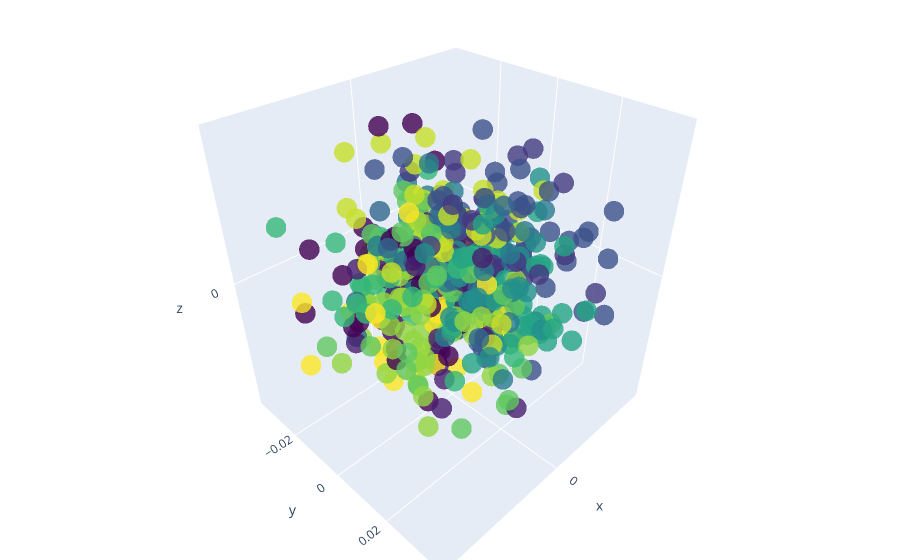

Here is the notebook cell this chart was saved with:
### Code cell
# Use PCA to reduce the dimensionality of the word vectors to 3D
pca = PCA(n_components=3)
word_vectors_3d = pca.fit_transform(word_vectors)

# Create a DataFrame with the 3D word vectors and their corresponding words and cluster labels
df = pd.DataFrame(word_vectors_3d, columns=['Component 1', 'Component 2', 'Component 3'])
df['Word'] = model.wv.index_to_key
df['Cluster Label'] = cluster_labels

# Create a 3D scatter plot of the word vectors, colored by their cluster labels, and with hover text for the words
fig = go.Figure(data=[go.Scatter3d(
    x=df['Component 1'],
    y=df['Component 2'],
    z=df['Component 3'],
    mode='markers',
    marker=dict(
        size=12,
        color=df['Cluster Label'],                # set color to an array/list of desired values
        colorscale='Viridis',   # choose a colorscale
        opacity=0.8
    ),
    text=df['Word']
)])

# tight layout
fig.update_layout(margin=dict(l=0, r=0, b=0, t=0))
fig.show()

### Figure 1 — Plotly figure (JSON) as saved in the notebook; plotly's stock layout.template omitted (floating-point values rounded to 4 significant figures; data arrays with more than 128 entries replaced by an {"elided": "..."} marker saying what was removed)
{"data": [{"marker": {"color": {"elided": "485 int values"}, "colorscale": [[0, "#440154"], [0.1111, "#482878"], [0.2222, "#3e4989"], [0.3333, "#31688e"], [0.4444, "#26828e"], [0.5556, "#1f9e89"], [0.6667, "#35b779"], [0.7778, "#6ece58"], [0.8889, "#b5de2b"], [1, "#fde725"]], "opacity": 0.8, "size": 12}, "mode": "markers", "text": {"elided": "485 str values"}, "type": "scatter3d", "x": {"elided": "485 float values"}, "y": {"elided": "485 float values"}, "z": {"elided": "485 float values"}}], "layout": {"margin": {"b": 0, "l": 0, "r": 0, "t": 0}}}
